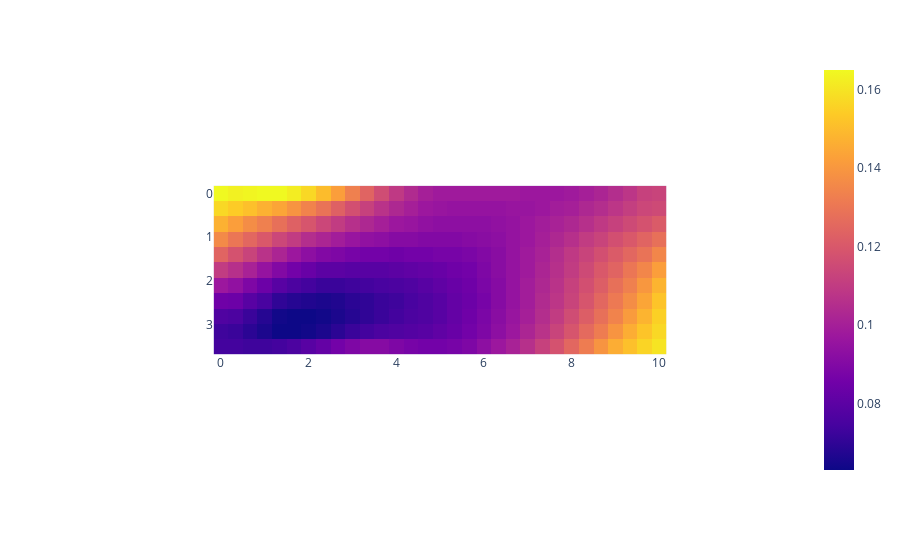

Notebook cell for this chart:
### Code cell
x = np.linspace(start=0, stop=10, num=31)
y = np.flip(np.linspace(start=0, stop=3.5, num=11))
title = 'Распределение МПР'
fig = px.imshow(d,x=x, y=y, title=title)
fig.show()

### Figure 1 — Plotly figure (JSON) as saved in the notebook; plotly's stock layout.template omitted (floating-point values rounded to 4 significant figures; data arrays with more than 128 entries replaced by an {"elided": "..."} marker saying what was removed)
{"data": [{"coloraxis": "coloraxis", "hovertemplate": "x: %{x}<br>y: %{y}<br>color: %{z}<extra></extra>", "name": "0", "type": "heatmap", "x": [0, 0.3333, 0.6667, 1, 1.333, 1.667, 2, 2.333, 2.667, 3, 3.333, 3.667, 4, 4.333, 4.667, 5, 5.333, 5.667, 6, 6.333, 6.667, 7, 7.333, 7.667, 8, 8.333, 8.667, 9, 9.333, 9.667, 10], "xaxis": "x", "y": [3.5, 3.15, 2.8, 2.45, 2.1, 1.75, 1.4, 1.05, 0.7, 0.35, 0], "yaxis": "y", "z": {"elided": "11x31 float values"}}], "layout": {"autosize": true, "coloraxis": {"colorscale": [[0, "#0d0887"], [0.1111, "#46039f"], [0.2222, "#7201a8"], [0.3333, "#9c179e"], [0.4444, "#bd3786"], [0.5556, "#d8576b"], [0.6667, "#ed7953"], [0.7778, "#fb9f3a"], [0.8889, "#fdca26"], [1, "#f0f921"]]}, "margin": {"t": 60}, "xaxis": {"anchor": "y", "autorange": true, "constrain": "domain", "domain": [0.1856, 0.8144], "range": [-0.1667, 10.17], "scaleanchor": "y", "type": "linear"}, "yaxis": {"anchor": "x", "autorange": true, "constrain": "domain", "domain": [1.11e-16, 1.0], "range": [3.675, -0.175], "type": "linear"}}}
